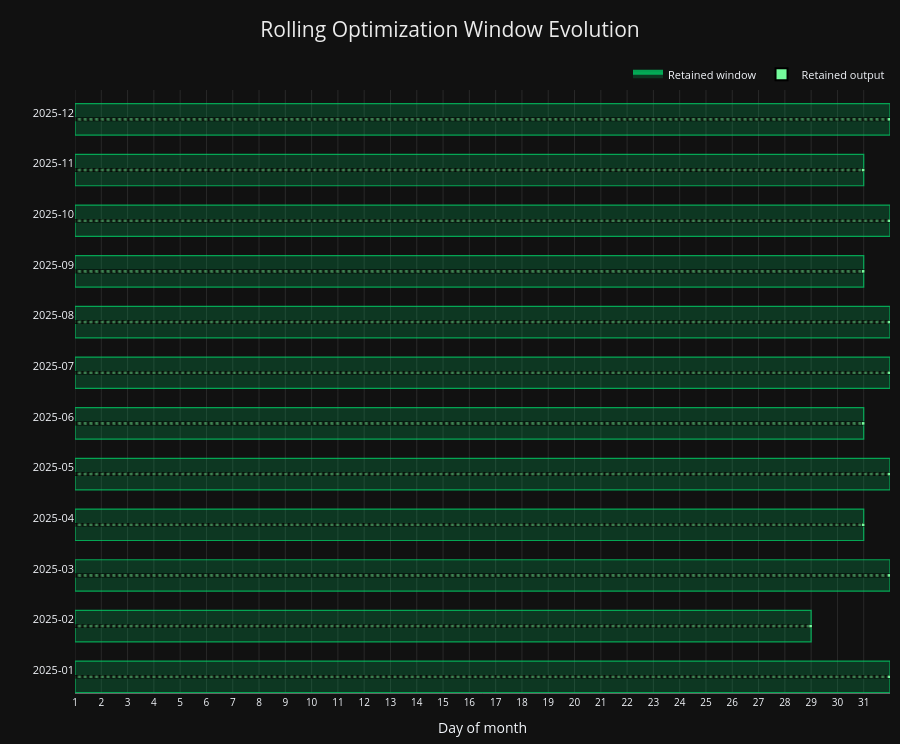

Source (notebook cell):
### Markdown cell above
## Singular / parrallel coordinator

### Code cell
# single series operating mode
if settings.run_multiple_optimisations == False:
    results = create_optimisation(inputs)
    display(results)

# multi series operating mode
if settings.run_multiple_optimisations == True:

    def create_dataset_combinations():
        return inputs["items"]
    
    if settings.execution_mode == "sequential":   
        function = partial(create_optimisation, inputs)

        results = []

        for item in tqdm(create_dataset_combinations()):
            results.append(function(item))

        results = pd.concat(results, ignore_index=True)

    if settings.execution_mode == "parallel":

        function = partial(create_optimisation, inputs)
        with ThreadPoolExecutor() as executor:
            results = pd.concat(list(executor.map(function, create_dataset_combinations())), ignore_index=True)


results.to_csv("Optimization_data/optimization_results.csv", index=False)

### Figure 1 — Plotly figure (JSON) as saved in the notebook; plotly's stock layout.template omitted (floating-point values rounded to 4 significant figures; data arrays with more than 128 entries replaced by an {"elided": "..."} marker saying what was removed)
{"data": [{"fill": "toself", "fillcolor": "rgba(0,190,95,0.22)", "hoverinfo": "skip", "line": {"color": "rgba(0,210,105,0.75)", "width": 1.2}, "mode": "lines", "name": "Retained window", "showlegend": true, "type": "scatter", "x": ["2000-01-01T00:00:00", "2000-02-01T00:00:00", "2000-02-01T00:00:00", "2000-01-01T00:00:00", "2000-01-01T00:00:00", null, "2000-01-01T00:00:00", "2000-01-29T00:00:00", "2000-01-29T00:00:00", "2000-01-01T00:00:00", "2000-01-01T00:00:00", null, "2000-01-01T00:00:00", "2000-02-01T00:00:00", "2000-02-01T00:00:00", "2000-01-01T00:00:00", "2000-01-01T00:00:00", null, "2000-01-01T00:00:00", "2000-01-31T00:00:00", "2000-01-31T00:00:00", "2000-01-01T00:00:00", "2000-01-01T00:00:00", null, "2000-01-01T00:00:00", "2000-02-01T00:00:00", "2000-02-01T00:00:00", "2000-01-01T00:00:00", "2000-01-01T00:00:00", null, "2000-01-01T00:00:00", "2000-01-31T00:00:00", "2000-01-31T00:00:00", "2000-01-01T00:00:00", "2000-01-01T00:00:00", null, "2000-01-01T00:00:00", "2000-02-01T00:00:00", "2000-02-01T00:00:00", "2000-01-01T00:00:00", "2000-01-01T00:00:00", null, "2000-01-01T00:00:00", "2000-02-01T00:00:00", "2000-02-01T00:00:00", "2000-01-01T00:00:00", "2000-01-01T00:00:00", null, "2000-01-01T00:00:00", "2000-01-31T00:00:00", "2000-01-31T00:00:00", "2000-01-01T00:00:00", "2000-01-01T00:00:00", null, "2000-01-01T00:00:00", "2000-02-01T00:00:00", "2000-02-01T00:00:00", "2000-01-01T00:00:00", "2000-01-01T00:00:00", null, "2000-01-01T00:00:00", "2000-01-31T00:00:00", "2000-01-31T00:00:00", "2000-01-01T00:00:00", "2000-01-01T00:00:00", null, "2000-01-01T00:00:00", "2000-02-01T00:00:00", "2000-02-01T00:00:00", "2000-01-01T00:00:00", "2000-01-01T00:00:00", null], "y": [-0.44, -0.44, 0.18, 0.18, -0.44, null, 0.56, 0.56, 1.18, 1.18, 0.56, null, 1.56, 1.56, 2.18, 2.18, 1.56, null, 2.56, 2.56, 3.18, 3.18, 2.56, null, 3.56, 3.56, 4.18, 4.18, 3.56, null, 4.56, 4.56, 5.18, 5.18, 4.56, null, 5.56, 5.56, 6.18, 6.18, 5.56, null, 6.56, 6.56, 7.18, 7.18, 6.56, null, 7.56, 7.56, 8.18, 8.18, 7.56, null, 8.56, 8.56, 9.18, 9.18, 8.56, null, 9.56, 9.56, 10.18, 10.18, 9.56, null, 10.56, 10.56, 11.18, 11.18, 10.56, null]}, {"fill": "toself", "fillcolor": "rgba(255,60,60,0.22)", "hoverinfo": "skip", "line": {"color": "rgba(255,80,80,0.75)", "width": 1.2}, "mode": "lines", "name": "Discarded window", "showlegend": true, "type": "scatter", "x": [], "y": []}, {"hoverinfo": "text", "hovertext": {"elided": "17520 str values"}, "marker": {"color": "rgba(120,255,160,0.98)", "line": {"color": "rgba(0,0,0,1)", "width": 0.5}, "size": 3, "symbol": "square"}, "mode": "markers", "name": "Retained output", "showlegend": true, "type": "scattergl", "x": {"elided": "17520 str values"}, "y": {"elided": "17520 float values"}}, {"hoverinfo": "text", "hovertext": [], "marker": {"color": "rgba(60,180,105,0.98)", "line": {"color": "rgba(0,0,0,1)", "width": 0.5}, "size": 3, "symbol": "square"}, "mode": "markers", "name": "Retained output overlapping guard", "showlegend": true, "type": "scattergl", "x": [], "y": []}, {"hoverinfo": "text", "hovertext": [], "marker": {"color": "rgba(255,80,80,0.98)", "line": {"color": "rgba(0,0,0,1)", "width": 0.5}, "size": 3, "symbol": "square"}, "mode": "markers", "name": "Discarded edge effect guard", "showlegend": true, "type": "scattergl", "x": [], "y": []}, {"hoverinfo": "skip", "marker": {"color": "rgba(255,80,180,1)", "line": {"color": "rgba(0,0,0,1)", "width": 1.8}, "size": 16, "symbol": "square"}, "mode": "markers", "name": "Current horizon", "showlegend": true, "type": "scattergl", "x": [], "y": []}], "layout": {"autosize": true, "height": 744, "legend": {"bgcolor": "rgba(0,0,0,0)", "font": {"size": 11}, "itemsizing": "constant", "orientation": "h", "x": 1, "xanchor": "right", "y": 1.05, "yanchor": "top"}, "margin": {"b": 35, "l": 75, "r": 10, "t": 90}, "paper_bgcolor": "#111111", "plot_bgcolor": "#111111", "shapes": [{"layer": "below", "line": {"color": "rgba(255,255,255,0.10)", "width": 1}, "type": "line", "x0": "2000-01-01T00:00:00", "x1": "2000-01-01T00:00:00", "xref": "x", "y0": 0, "y1": 1, "yref": "paper"}, {"layer": "below", "line": {"color": "rgba(255,255,255,0.10)", "width": 1}, "type": "line", "x0": "2000-01-02T00:00:00", "x1": "2000-01-02T00:00:00", "xref": "x", "y0": 0, "y1": 1, "yref": "paper"}, {"layer": "below", "line": {"color": "rgba(255,255,255,0.10)", "width": 1}, "type": "line", "x0": "2000-01-03T00:00:00", "x1": "2000-01-03T00:00:00", "xref": "x", "y0": 0, "y1": 1, "yref": "paper"}, {"layer": "below", "line": {"color": "rgba(255,255,255,0.10)", "width": 1}, "type": "line", "x0": "2000-01-04T00:00:00", "x1": "2000-01-04T00:00:00", "xref": "x", "y0": 0, "y1": 1, "yref": "paper"}, {"layer": "below", "line": {"color": "rgba(255,255,255,0.10)", "width": 1}, "type": "line", "x0": "2000-01-05T00:00:00", "x1": "2000-01-05T00:00:00", "xref": "x", "y0": 0, "y1": 1, "yref": "paper"}, {"layer": "below", "line": {"color": "rgba(255,255,255,0.10)", "width": 1}, "type": "line", "x0": "2000-01-06T00:00:00", "x1": "2000-01-06T00:00:00", "xref": "x", "y0": 0, "y1": 1, "yref": "paper"}, {"layer": "below", "line": {"color": "rgba(255,255,255,0.10)", "width": 1}, "type": "line", "x0": "2000-01-07T00:00:00", "x1": "2000-01-07T00:00:00", "xref": "x", "y0": 0, "y1": 1, "yref": "paper"}, {"layer": "below", "line": {"color": "rgba(255,255,255,0.10)", "width": 1}, "type": "line", "x0": "2000-01-08T00:00:00", "x1": "2000-01-08T00:00:00", "xref": "x", "y0": 0, "y1": 1, "yref": "paper"}, {"layer": "below", "line": {"color": "rgba(255,255,255,0.10)", "width": 1}, "type": "line", "x0": "2000-01-09T00:00:00", "x1": "2000-01-09T00:00:00", "xref": "x", "y0": 0, "y1": 1, "yref": "paper"}, {"layer": "below", "line": {"color": "rgba(255,255,255,0.10)", "width": 1}, "type": "line", "x0": "2000-01-10T00:00:00", "x1": "2000-01-10T00:00:00", "xref": "x", "y0": 0, "y1": 1, "yref": "paper"}, {"layer": "below", "line": {"color": "rgba(255,255,255,0.10)", "width": 1}, "type": "line", "x0": "2000-01-11T00:00:00", "x1": "2000-01-11T00:00:00", "xref": "x", "y0": 0, "y1": 1, "yref": "paper"}, {"layer": "below", "line": {"color": "rgba(255,255,255,0.10)", "width": 1}, "type": "line", "x0": "2000-01-12T00:00:00", "x1": "2000-01-12T00:00:00", "xref": "x", "y0": 0, "y1": 1, "yref": "paper"}, {"layer": "below", "line": {"color": "rgba(255,255,255,0.10)", "width": 1}, "type": "line", "x0": "2000-01-13T00:00:00", "x1": "2000-01-13T00:00:00", "xref": "x", "y0": 0, "y1": 1, "yref": "paper"}, {"layer": "below", "line": {"color": "rgba(255,255,255,0.10)", "width": 1}, "type": "line", "x0": "2000-01-14T00:00:00", "x1": "2000-01-14T00:00:00", "xref": "x", "y0": 0, "y1": 1, "yref": "paper"}, {"layer": "below", "line": {"color": "rgba(255,255,255,0.10)", "width": 1}, "type": "line", "x0": "2000-01-15T00:00:00", "x1": "2000-01-15T00:00:00", "xref": "x", "y0": 0, "y1": 1, "yref": "paper"}, {"layer": "below", "line": {"color": "rgba(255,255,255,0.10)", "width": 1}, "type": "line", "x0": "2000-01-16T00:00:00", "x1": "2000-01-16T00:00:00", "xref": "x", "y0": 0, "y1": 1, "yref": "paper"}, {"layer": "below", "line": {"color": "rgba(255,255,255,0.10)", "width": 1}, "type": "line", "x0": "2000-01-17T00:00:00", "x1": "2000-01-17T00:00:00", "xref": "x", "y0": 0, "y1": 1, "yref": "paper"}, {"layer": "below", "line": {"color": "rgba(255,255,255,0.10)", "width": 1}, "type": "line", "x0": "2000-01-18T00:00:00", "x1": "2000-01-18T00:00:00", "xref": "x", "y0": 0, "y1": 1, "yref": "paper"}, {"layer": "below", "line": {"color": "rgba(255,255,255,0.10)", "width": 1}, "type": "line", "x0": "2000-01-19T00:00:00", "x1": "2000-01-19T00:00:00", "xref": "x", "y0": 0, "y1": 1, "yref": "paper"}, {"layer": "below", "line": {"color": "rgba(255,255,255,0.10)", "width": 1}, "type": "line", "x0": "2000-01-20T00:00:00", "x1": "2000-01-20T00:00:00", "xref": "x", "y0": 0, "y1": 1, "yref": "paper"}, {"layer": "below", "line": {"color": "rgba(255,255,255,0.10)", "width": 1}, "type": "line", "x0": "2000-01-21T00:00:00", "x1": "2000-01-21T00:00:00", "xref": "x", "y0": 0, "y1": 1, "yref": "paper"}, {"layer": "below", "line": {"color": "rgba(255,255,255,0.10)", "width": 1}, "type": "line", "x0": "2000-01-22T00:00:00", "x1": "2000-01-22T00:00:00", "xref": "x", "y0": 0, "y1": 1, "yref": "paper"}, {"layer": "below", "line": {"color": "rgba(255,255,255,0.10)", "width": 1}, "type": "line", "x0": "2000-01-23T00:00:00", "x1": "2000-01-23T00:00:00", "xref": "x", "y0": 0, "y1": 1, "yref": "paper"}, {"layer": "below", "line": {"color": "rgba(255,255,255,0.10)", "width": 1}, "type": "line", "x0": "2000-01-24T00:00:00", "x1": "2000-01-24T00:00:00", "xref": "x", "y0": 0, "y1": 1, "yref": "paper"}, {"layer": "below", "line": {"color": "rgba(255,255,255,0.10)", "width": 1}, "type": "line", "x0": "2000-01-25T00:00:00", "x1": "2000-01-25T00:00:00", "xref": "x", "y0": 0, "y1": 1, "yref": "paper"}, {"layer": "below", "line": {"color": "rgba(255,255,255,0.10)", "width": 1}, "type": "line", "x0": "2000-01-26T00:00:00", "x1": "2000-01-26T00:00:00", "xref": "x", "y0": 0, "y1": 1, "yref": "paper"}, {"layer": "below", "line": {"color": "rgba(255,255,255,0.10)", "width": 1}, "type": "line", "x0": "2000-01-27T00:00:00", "x1": "2000-01-27T00:00:00", "xref": "x", "y0": 0, "y1": 1, "yref": "paper"}, {"layer": "below", "line": {"color": "rgba(255,255,255,0.10)", "width": 1}, "type": "line", "x0": "2000-01-28T00:00:00", "x1": "2000-01-28T00:00:00", "xref": "x", "y0": 0, "y1": 1, "yref": "paper"}, {"layer": "below", "line": {"color": "rgba(255,255,255,0.10)", "width": 1}, "type": "line", "x0": "2000-01-29T00:00:00", "x1": "2000-01-29T00:00:00", "xref": "x", "y0": 0, "y1": 1, "yref": "paper"}, {"layer": "below", "line": {"color": "rgba(255,255,255,0.10)", "width": 1}, "type": "line", "x0": "2000-01-30T00:00:00", "x1": "2000-01-30T00:00:00", "xref": "x", "y0": 0, "y1": 1, "yref": "paper"}, {"layer": "below", "line": {"color": "rgba(255,255,255,0.10)", "width": 1}, "type": "line", "x0": "2000-01-31T00:00:00", "x1": "2000-01-31T00:00:00", "xref": "x", "y0": 0, "y1": 1, "yref": "paper"}], "showlegend": true, "title": {"font": {"color": "rgba(235,235,235,1)", "size": 21}, "text": "Rolling Optimization Window Evolution", "x": 0.5, "xanchor": "center", "y": 0.97}, "xaxis": {"domain": [0, 1], "linecolor": "rgba(255,255,255,0.35)", "linewidth": 1, "range": ["2000-01-01T00:00:00", "2000-01-31T23:59:00"], "rangeslider": {"visible": false}, "showgrid": false, "showline": true, "tickfont": {"size": 10}, "tickmode": "array", "ticktext": ["1", "2", "3", "4", "5", "6", "7", "8", "9", "10", "11", "12", "13", "14", "15", "16", "17", "18", "19", "20", "21", "22", "23", "24", "25", "26", "27", "28", "29", "30", "31"], "tickvals": ["2000-01-01T00:00:00", "2000-01-02T00:00:00", "2000-01-03T00:00:00", "2000-01-04T00:00:00", "2000-01-05T00:00:00", "2000-01-06T00:00:00", "2000-01-07T00:00:00", "2000-01-08T00:00:00", "2000-01-09T00:00:00", "2000-01-10T00:00:00", "2000-01-11T00:00:00", "2000-01-12T00:00:00", "2000-01-13T00:00:00", "2000-01-14T00:00:00", "2000-01-15T00:00:00", "2000-01-16T00:00:00", "2000-01-17T00:00:00", "2000-01-18T00:00:00", "2000-01-19T00:00:00", "2000-01-20T00:00:00", "2000-01-21T00:00:00", "2000-01-22T00:00:00", "2000-01-23T00:00:00", "2000-01-24T00:00:00", "2000-01-25T00:00:00", "2000-01-26T00:00:00", "2000-01-27T00:00:00", "2000-01-28T00:00:00", "2000-01-29T00:00:00", "2000-01-30T00:00:00", "2000-01-31T00:00:00"], "title": {"text": "Day of month"}, "zeroline": false}, "yaxis": {"domain": [0, 1], "fixedrange": true, "range": [-0.45, 11.45], "showgrid": false, "showticklabels": true, "tickfont": {"size": 11}, "tickmode": "array", "ticktext": ["2025-01", "2025-02", "2025-03", "2025-04", "2025-05", "2025-06", "2025-07", "2025-08", "2025-09", "2025-10", "2025-11", "2025-12"], "tickvals": [0, 1, 2, 3, 4, 5, 6, 7, 8, 9, 10, 11], "visible": true, "zeroline": false}}}
